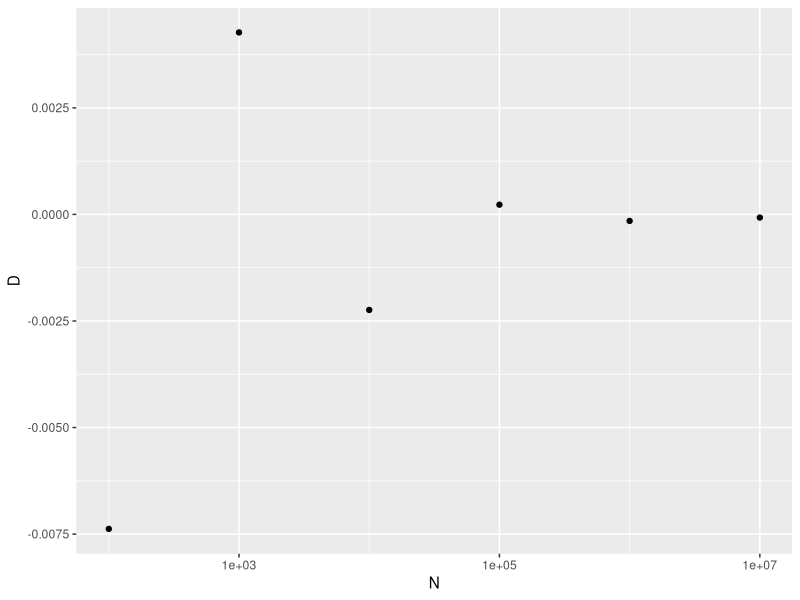

R code for this plot:


library(tidyverse)

draws = 10000

I = function(draws){
  u = runif(draws,0,1)
  
  g = function(x){
    return((x-1)/log(x))
    
  }
  return (mean(g(u)))
}


n_verdier = 10**(c(2,3,4,5,6,7))

tabell = tibble(N = n_verdier)
tabell <- tabell |> mutate(M = map_dbl(N,I)) |> mutate(D = M-log(2))
print(tabell)
ggplot(tabell) + geom_point(aes(x = N, y = D)) + scale_x_log10()

##

nytte = function(c){
  sigma = 2
  
  return(((c**(1-sigma))-1)/(1-sigma))
}

b = 5
e = exp(rnorm(1000,0,1))
c = b + e

print(mean(nytte(c)))
